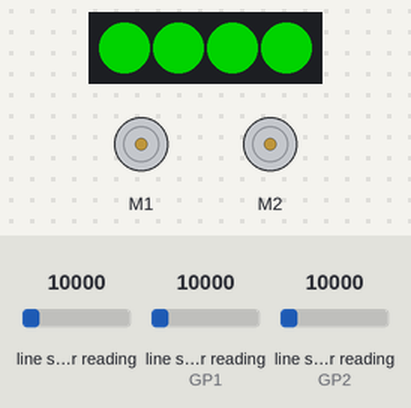
A program run on a simulated Raspberry Pi Pico running MicroPython. Parts: 4 RGB LEDs in strip order, left to right, 2 × DC motor (green arrow = forward, orange = backward, longer = faster). The test bench sets the inputs (shaded band); at power-on: line sensor reading 10000, line sensor reading (sensors on GP1, GP2) 10000. Dim RGB values are drawn brighter than linear.

Above: at 5.2 s.
5.3 s: line sensor reading (sensor 0) set to 1311
At 5.8 s:
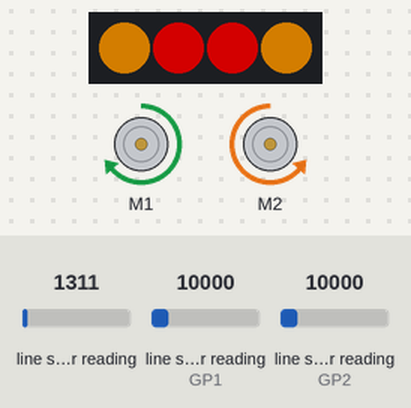
6.8 s: line sensor reading (sensor 0) set to 9530
8.3 s: line sensor reading (sensor 0) set to 10847
At 9.3 s:
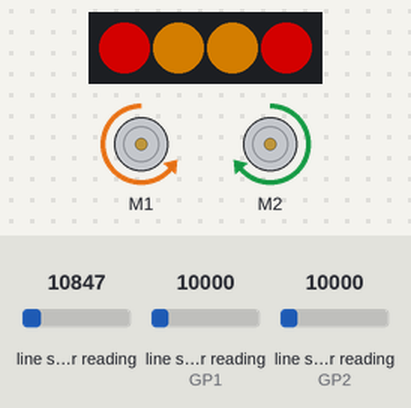
9.8 s: line sensor reading (sensor on GP1) set to 32768
At 10.5 s:
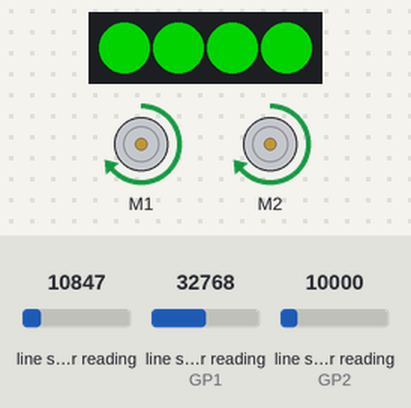
Timing chart, 0 to 12.3 s (numbered marks = the images above; inputs shaded):
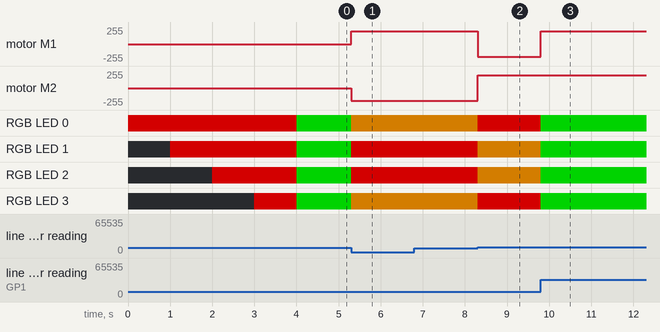

The program:

Basic3SensorLineFollow.py
```python
# A basic line following buggy, using all 3 sensors on the Line following board
# It assuems a dark line on a light background - such as on the move mat (www.kitronik.co.uk/46165)
#The line follow logic checks to see if the centre sensor is 'dark' and if so drives ahead,
#else it uses the difference between the side sensors to determine which way the buggy has turned and correct by reversing one of the motors.

from PicoAutonomousRobotics import KitronikPicoRobotBuggy
from time import sleep, sleep_ms

buggy = KitronikPicoRobotBuggy()

buggy.setLED(0,buggy.RED)
buggy.show()
sleep(1)
buggy.setLED(1,buggy.RED)
buggy.show()
sleep(1)
buggy.setLED(2,buggy.RED)
buggy.show()
sleep(1)
buggy.setLED(3,buggy.RED)
buggy.show()
sleep(1)
buggy.setLED(0,buggy.GREEN)
buggy.setLED(1,buggy.GREEN)
buggy.setLED(2,buggy.GREEN)
buggy.setLED(3,buggy.GREEN)
buggy.show()


while True:
    leftVal = buggy.getRawLFValue("l")
    rightVal = buggy.getRawLFValue("r")
    centerVal = buggy.getRawLFValue("c")
    #black line means centre should be high value, so if its not w eare off the line.
    if(centerVal < 30000):
        #figure out which side we went
        if(leftVal < (rightVal)): #turn right
            buggy.setLED(0,buggy.YELLOW)
            buggy.setLED(1,buggy.RED)
            buggy.setLED(2,buggy.RED)
            buggy.setLED(3,buggy.YELLOW)
            buggy.motorOn("l","f",75)
            buggy.motorOn("r","r",75)
        elif (rightVal <  (leftVal)): #turn left
            buggy.setLED(0,buggy.RED)
            buggy.setLED(1,buggy.YELLOW)
            buggy.setLED(2,buggy.YELLOW)
            buggy.setLED(3,buggy.RED)
            buggy.motorOn("l","r",75)
            buggy.motorOn("r","f",75)
    else: #buggy should drive forward
        buggy.setLED(0,buggy.GREEN)
        buggy.setLED(1,buggy.GREEN)
        buggy.setLED(2,buggy.GREEN)
        buggy.setLED(3,buggy.GREEN)
        buggy.motorOn("l","f",75)
        buggy.motorOn("r","f",75)
    buggy.show()
    sleep_ms(10)
```

Measured:
- the behaviour switches between 10000 and 10001 on line sensor reading (sensor 0) (found by bisection; images 1 and 2)
- after the input at 5.3 s, motor M1: stopped → forward 191/255 at once; motor M2: stopped → backward 191/255 at once; RGB LED 0, RGB LED 3: RGB(0, 127, 0) → RGB(127, 75, 0) at once; RGB LED 1, RGB LED 2: RGB(0, 127, 0) → RGB(127, 0, 0) at once
- after the input at 6.8 s, every drawn part: stays the same
- after the input at 8.3 s, motor M1: forward 191/255 → backward 191/255 at once; motor M2: backward 191/255 → forward 191/255 at once; RGB LED 0, RGB LED 3: RGB(127, 75, 0) → RGB(127, 0, 0) at once; RGB LED 1, RGB LED 2: RGB(127, 0, 0) → RGB(127, 75, 0) at once
- after the input at 9.8 s, motor M1: backward 191/255 → forward 191/255 at once; RGB LED 0, RGB LED 3: RGB(127, 0, 0) → RGB(0, 127, 0) at once; RGB LED 1, RGB LED 2: RGB(127, 75, 0) → RGB(0, 127, 0) at once
